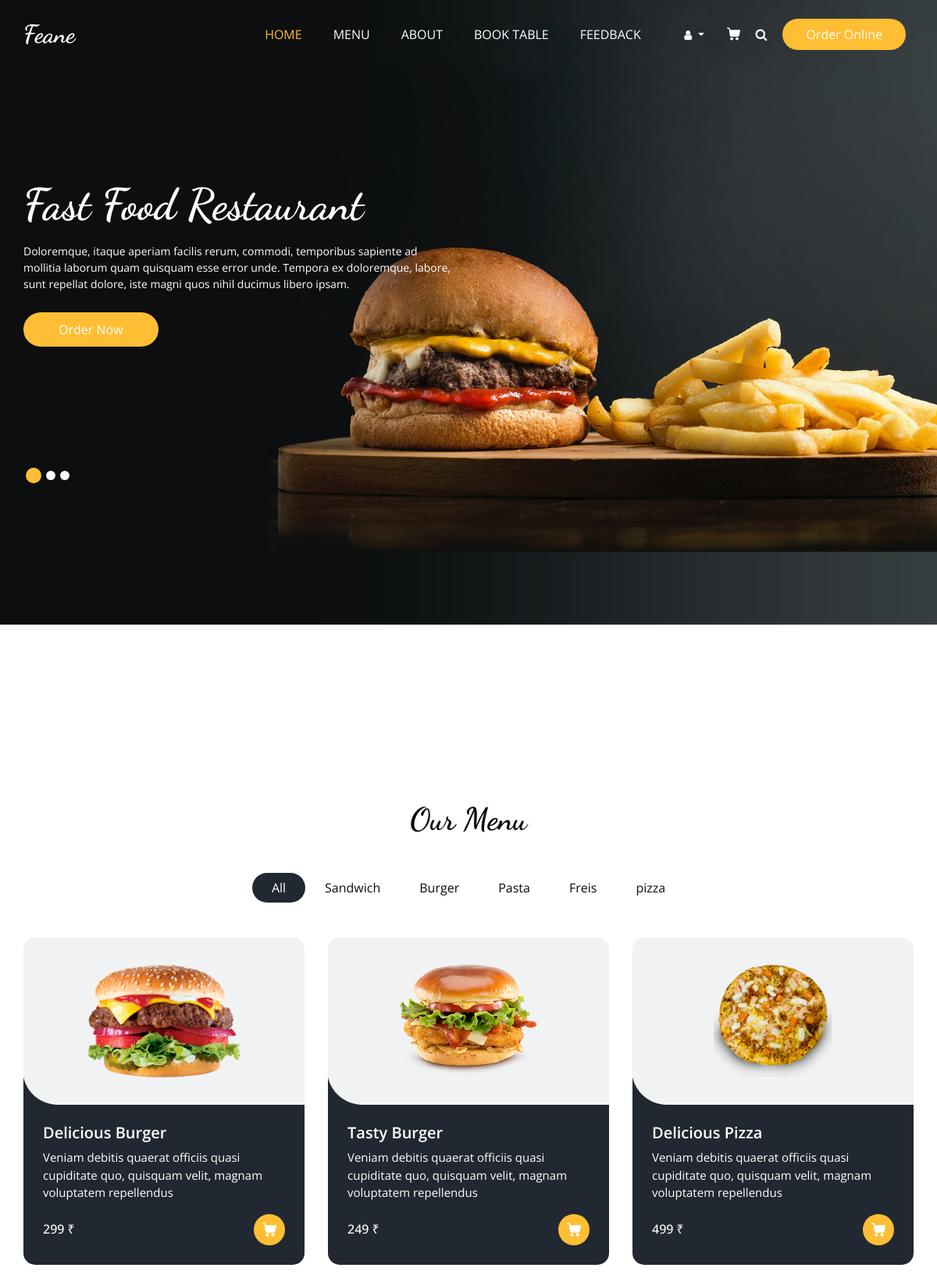
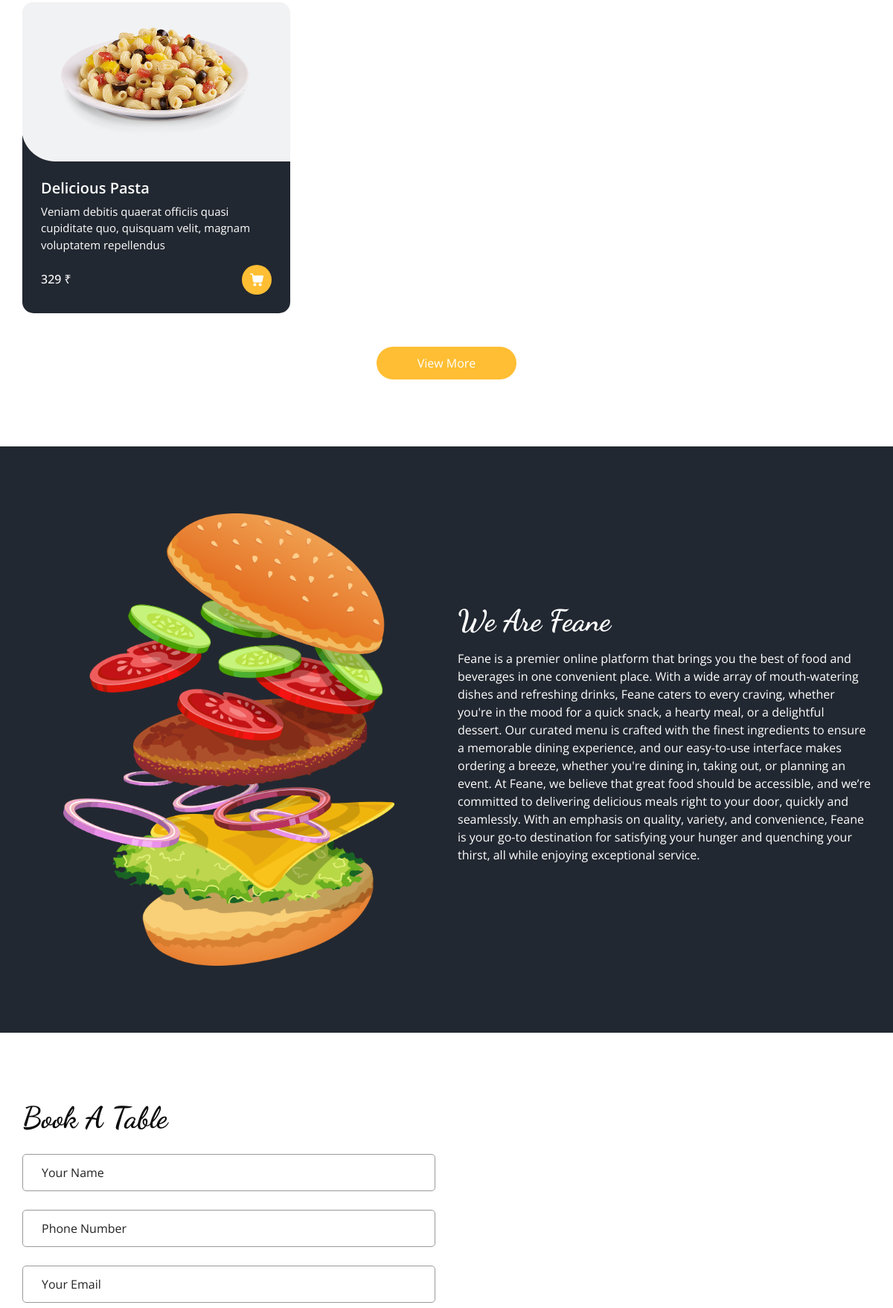
The page / (upper part) on the database its author committed (2 pictures, top to bottom).
### website/models.py (models this page shows, shortened)
class Category (models.Model):
    category_name =models.CharField(max_length=50,blank=False,primary_key=True)
    def __str__(self):
        return self.category_name

class Item (models.Model):
    item_name = models.CharField(max_length=50)
    description = models.CharField(max_length=100)
    price = models.IntegerField()
    category = models.ForeignKey(Category,related_name='item_category',on_delete=models.CASCADE)
    image = models.ImageField(upload_to='items/')

class Aboutus (models.Model):
    description = models.TextField(blank=False)

### website/views.py (the view, shortened to what this page needs)
# urls.py: path('', views.homeview ,name='home' ),
def homeview(request):
    category = Category.objects.all()
    item_list = Item.objects.all()
    offer = Offersection.objects.all()
    about_desc = Aboutus.objects.all()
    feedback = Feedback.objects.all()
    if request.user.is_authenticated :
        profile = request.user.first_name
    else:
        profile ='Register'
    return render(request,'index.html' , { 'profile':profile, 'offer':offer,'category':category,'item_list':item_list , 'about_desc':about_desc , 'feedback':feedback})

### Template/index.html (shortened to what this page needs)
{% extends "base.html" %}
{% load static %}
{% block home_status %}active{% endblock home_status %}
{% block slider %}
<section class="slider_section ">
  <div id="customCarousel1" class="carousel slide" data-ride="carousel">
    <div class="carousel-inner">
      <div class="carousel-item active">
        <div class="container ">
          <div class="row">
            <div class="col-md-7 col-lg-6 ">
              <div class="detail-box">
                <h1>
                  Fast Food Restaurant
                </h1>
                <p>
                  Doloremque, itaque aperiam facilis rerum, commodi, temporibus sapiente ad mollitia laborum quam quisquam esse error unde. Tempora ex doloremque, labore, sunt repellat dolore, iste magni quos nihil ducimus libero ipsam.
                </p>
                <div class="btn-box">
                  <a href="" class="btn1">
                    Order Now
                  </a>
                </div>
              </div>
            </div>
          </div>
        </div>
      </div>
    </div>
    <div class="container">
      <ol class="carousel-indicators">
        <li data-target="#customCarousel1" data-slide-to="0" class="active"></li>
        <li data-target="#customCarousel1" data-slide-to="1"></li>
        <li data-target="#customCarousel1" data-slide-to="2"></li>
      </ol>
    </div>
  </div>
</section>
{% endblock slider %}
{% block body %}
    <section class="offer_section layout_padding-bottom">
    </section>
    <section class="food_section layout_padding">
      <div class="container">
        <div class="heading_container heading_center">
          <h2>
            Our Menu
          </h2>
        </div>
        <ul class="filters_menu">
          <li class="active" data-filter="*">All</li>
          {% for cat in category %}
          <li data-filter=".{{ cat.category_name }}">{{ cat.category_name }}</li>
          {% endfor %}
        </ul>
        <div class="filters-content">
          <div class="row grid">
            {% for item in item_list %}
            <div class="col-sm-6 col-lg-4 all {{ item.category }}">
              <div class="box">
                <div>
                  <div class="img-box">
                    <img src=" {{ item.image.url }}" alt="">
                  </div>
                  <div class="detail-box">
                    <h5>
                      {{ item.item_name }}
                    </h5>
                    <p>
                     {{ item.description }}
                    </p>
                    <div class="options">
                      <h6>
                        {{ item.price }} ₹
                      </h6>
                      <a id="cart-container" data-update-url="{% url 'updatecart' %}" onclick="AddCartCard('add',{{ item.id }}, 1); return false;">
                      </a>
                    </div>
                  </div>
                </div>
              </div>
            </div>
            {% endfor %}
          </div>
        </div>
        <div class="btn-box">
          <a href="">
            View More
          </a>
        </div>
      </div>
    </section>
    <section class="about_section layout_padding">
      <div class="container  ">
        <div class="row">
          <div class="col-md-6 ">
            <div class="img-box">
              <img src="{% static 'images/about-img.png' %}" alt="">
            </div>
          </div>
          <div class="col-md-6">
            <div class="detail-box">
              <div class="heading_container">
                <h2>
                  We Are Feane
                </h2>
              </div>
              {% for about_desc in about_desc %}
              <p>
                {{ about_desc.description }}
              </p>
              {% endfor %}
            </div>
          </div>
        </div>
      </div>
    </section>
    <section class="book_section layout_padding">
      <div class="container">
        <div class="heading_container">
          <h2>
            Book A Table
          </h2>
        </div>
        <div class="row">
          <div class="col-md-6">
            <div class="form_container">
              <form action="{% url 'booktable' %}" method="POST" >
                <div>
                  <input type="text" class="form-control" name="user_name" placeholder="Your Name" />
                </div>
                <div>
                  <input type="text" class="form-control" name="phone_no" placeholder="Phone Number" />
                </div>
                <div>
                  <input type="email" class="form-control" name="email" placeholder="Your Email" />
                </div>
              </form>
            </div>
          </div>
          <div class="col-md-6">
            <div class="map_container ">
              <div id="googleMap"></div>
            </div>
          </div>
        </div>
      </div>
    </section>
  {% endblock body %}

### Static/css/responsive.css (style rules this page uses)
@media (min-width: 1200px) { .container { max-width: 1170px; } }

### rows shown on the page
Category: category_name "Sandwich"
Category: category_name "Burger"
Category: category_name "Pasta"
Category: category_name "Freis"
Category: category_name "pizza"
Item: image (picture), item_name "Delicious Burger", description "Veniam debitis quaerat officiis quasi cupiditate quo, quisquam velit, magnam voluptatem repellendus", price "299"
Item: image (picture), item_name "Tasty Burger", description "Veniam debitis quaerat officiis quasi cupiditate quo, quisquam velit, magnam voluptatem repellendus", price "249"
Item: image (picture), item_name "Delicious Pizza", description "Veniam debitis quaerat officiis quasi cupiditate quo, quisquam velit, magnam voluptatem repellendus", price "499"
Item: image (picture), item_name "Delicious Pasta", description "Veniam debitis quaerat officiis quasi cupiditate quo, quisquam velit, magnam voluptatem repellendus", price "329"
Aboutus: description "Feane is a premier online platform that brings you the best of food and beverages in one convenient place. With a wide array of mouth-watering dishes and refreshing drinks, Feane caters to every craving, whether you're in the mood for a quick snack, a hearty meal, or a delightful dessert. Our curated menu is crafted with the finest ingredients to ensure a memorable dining experience, and our easy-to-use interface makes ordering a breeze, whether you're dining in, taking out, or planning an event. At Feane, we believe that great food should be accessible, and we’re committed to delivering delicious meals right to your door, quickly and seamlessly. With an emphasis on quality, variety, and…"
